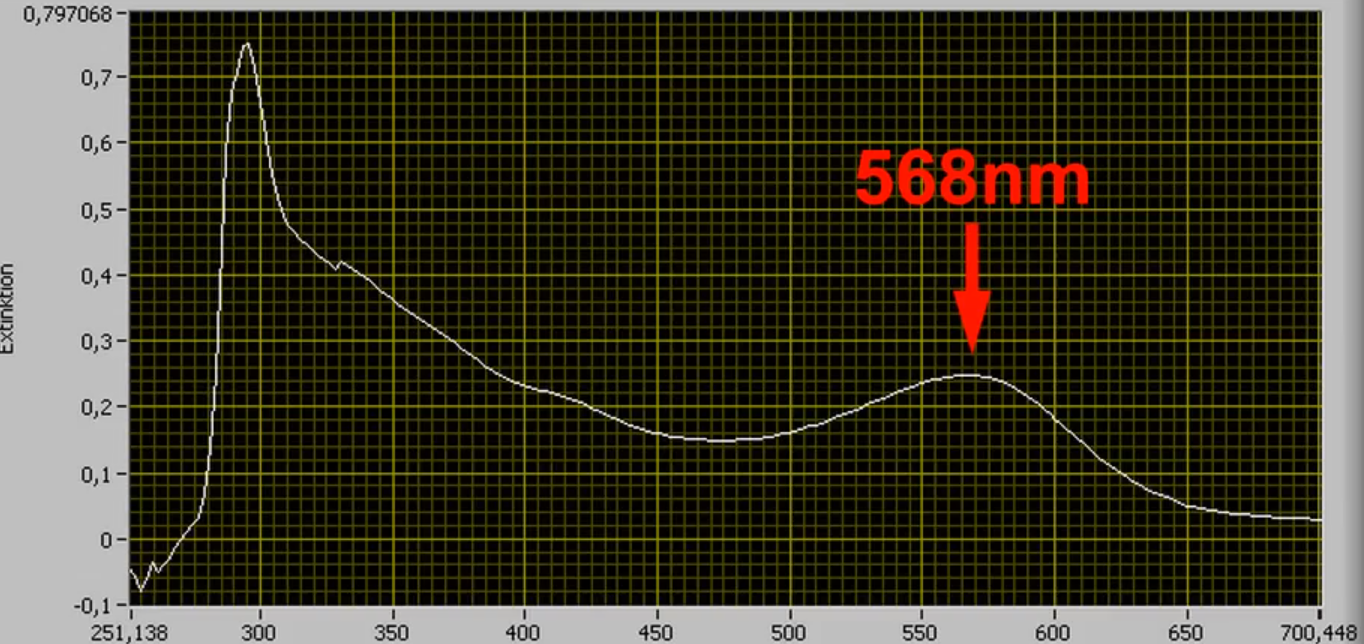
%> input picture Latex/Spektrum.png, 1364 x 644 px
$ octave Dataexport.m   (GNU Octave 9; MATLAB toolbox functions it lacks are replaced by stand-ins)
%> lines starting %> are read from the running program, lines starting %| are printed output that depends on the picture; in (x1, y1, x2, y2) boxes, pixels count from 0 and x2, y2 are one past the last pixel; in counts of white or black regions, pixels touching at a corner belong together; the program's own positions count from 1
% Load image
image = imread('Spektrum.png');
%> image is the input picture: size 644x1364x3 uint8; mean R, G, B 60, 56.4, 40.7

% Convert image to grayscale
gray = rgb2gray(image);
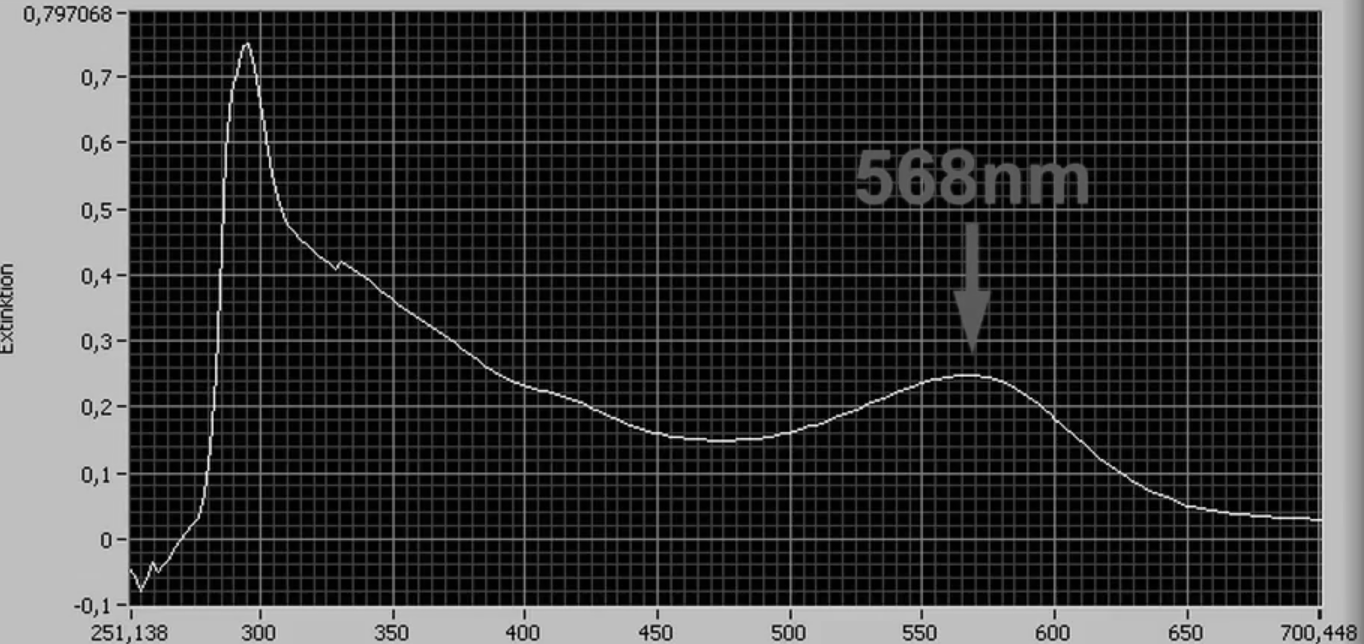
%> gray: size 644x1364 uint8; min 0, max 244, mean 55.7

% Detect edges in the grayscale image
edges = edge(gray, 'Canny');
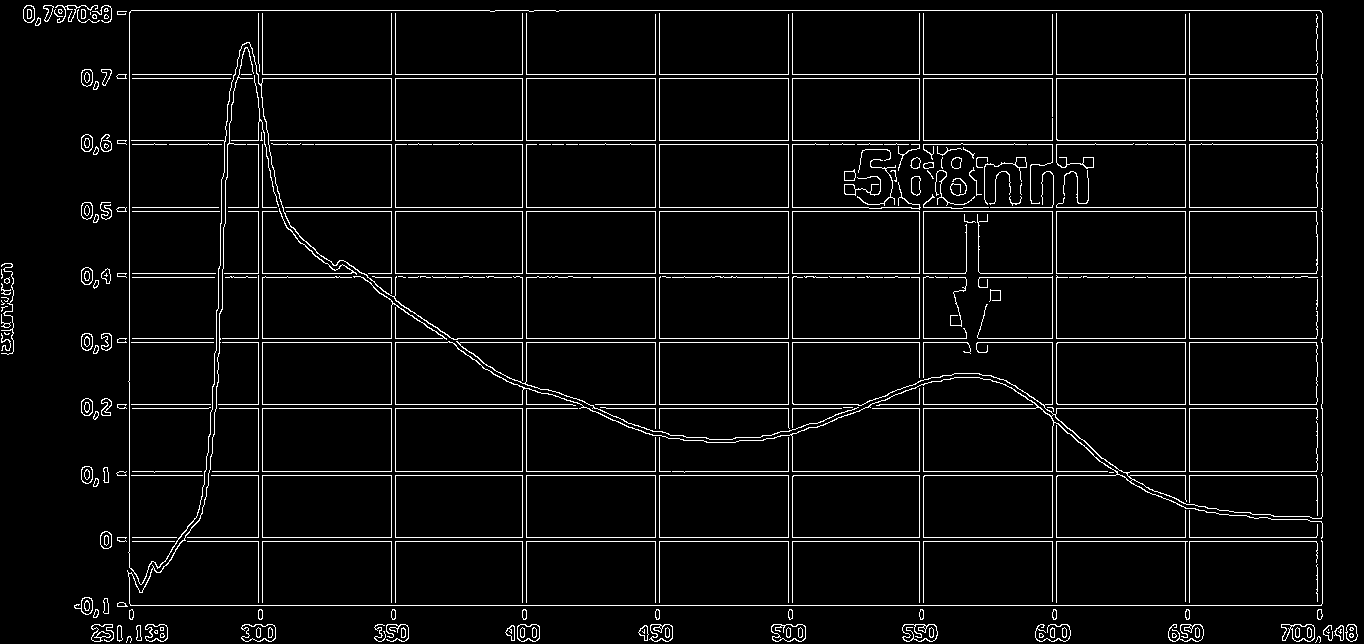
%> edges: size 644x1364 logical; 4.8% white in thin lines or dots

% Find boundaries (contours) in the edge-detected image
[B, L] = bwboundaries(edges, 'noholes');
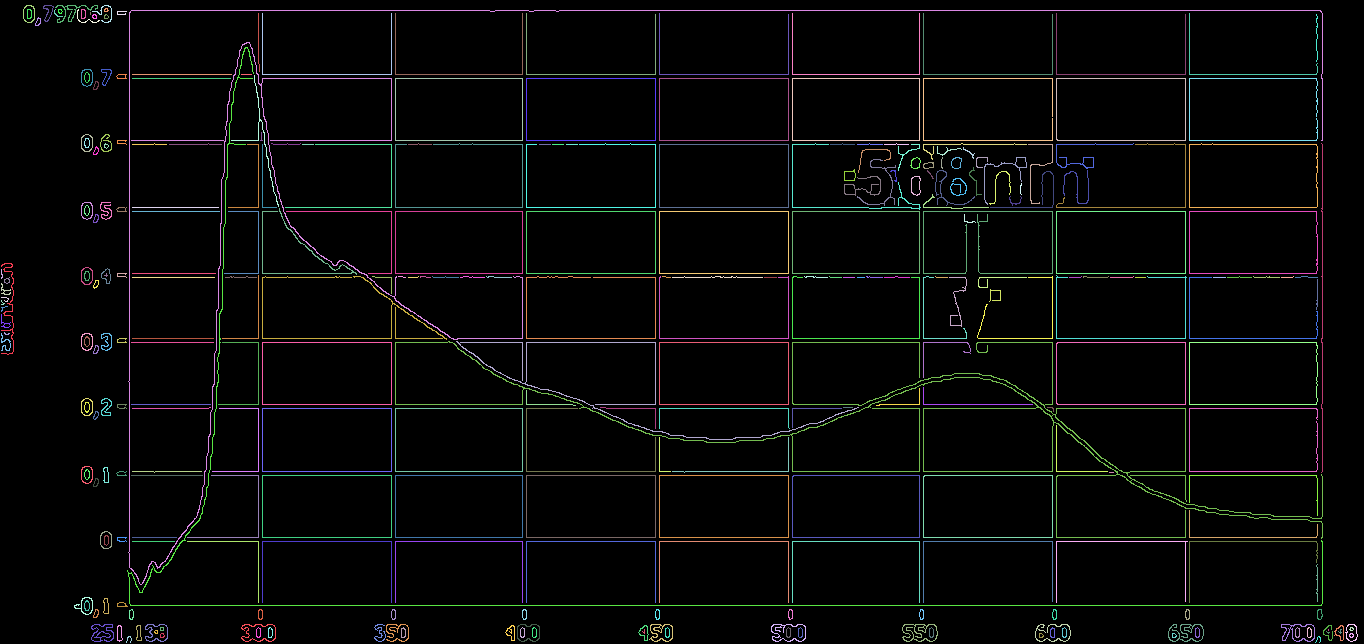
%> L: size 644x1364 double; 307 distinct labels, from 0 to 306; one colour per label, 0 black
%> B = 306 boundaries; largest, box (x1, y1, x2, y2) and points: (128, 10, 1323, 585) 6762, (395, 341, 1323, 539) 5530, (127, 47, 1323, 606) 3865, (456, 341, 859, 440) 1591, (923, 211, 1053, 274) 977

% Find the largest boundary (assumed to be the graph)
max_boundary = max(cellfun(@length, B));
%> max_boundary = 6762
graph_contour = B{find(cellfun(@length, B) == max_boundary)};
%> graph_contour = 6762 rows, first 12: [382 129; 381 130; 380 130; 379 130; 378 130; 377 130; 376 130; 375 130; 374 130; 373 130; 372 130; 371 130]

% Define axis ranges for conversion
x_min = 251.138;
x_max = 700.448;
y_min = -0.1;
y_max = 0.8;

% Get image dimensions
[height, width] = size(gray);
%> height = 644; width = 1364

% Calculate scaling factors
x_scale = (x_max - x_min) / width;
%> x_scale = 0.329
y_scale = (y_max - y_min) / height;
%> y_scale = 0.0014

% Convert pixel coordinates to numerical values
graph_x = x_min + graph_contour(:,2) * x_scale;
%> graph_x = 6762 values, max 686.9 at index 1564, min 293.6 at index 1, mean 401.7
graph_y = y_max - (graph_contour(:,1) * y_scale); % Invert y-values
%> graph_y = 6762 values, max 0.785 at index 372, min -0.0175 at index 3585, mean 0.574

% Display and plot extracted graph
figure;
plot(graph_x, graph_y, 'b', 'LineWidth', 2);
hold on;

% Plot function a*x^4
a = 9.276e-11;
x_vals = linspace(min(graph_x), max(graph_x), 100);
%> x_vals = 100 values from 293.6 to 686.9
y_vals = a * x_vals.^4;
%> y_vals = 100 values from 0.69 to 20.66
plot(x_vals, y_vals, 'r--', 'LineWidth', 2);

xlabel('Wavelength/Lambda (nm)');
ylabel('Absorption');
title('Graph with a*x^4 Overlay');
legend('Extracted Graph', 'a \cdot x^4', 'Location', 'best');
grid on;
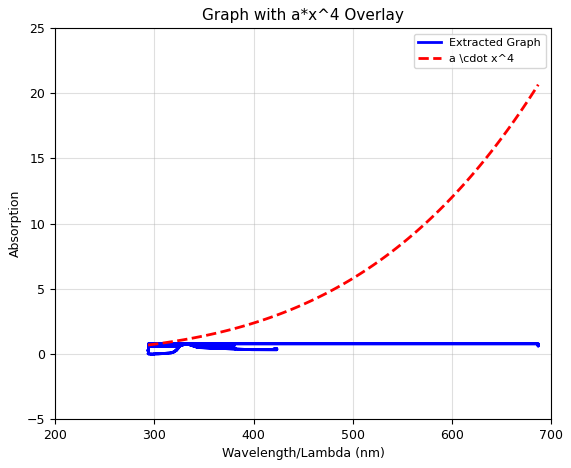
%> figure redrawn from the program's plot data; curve peaks at x = 686.9, y = 20.66

$ run again, with Latex/Data picture.JPG saved as Latex/Spektrum.png
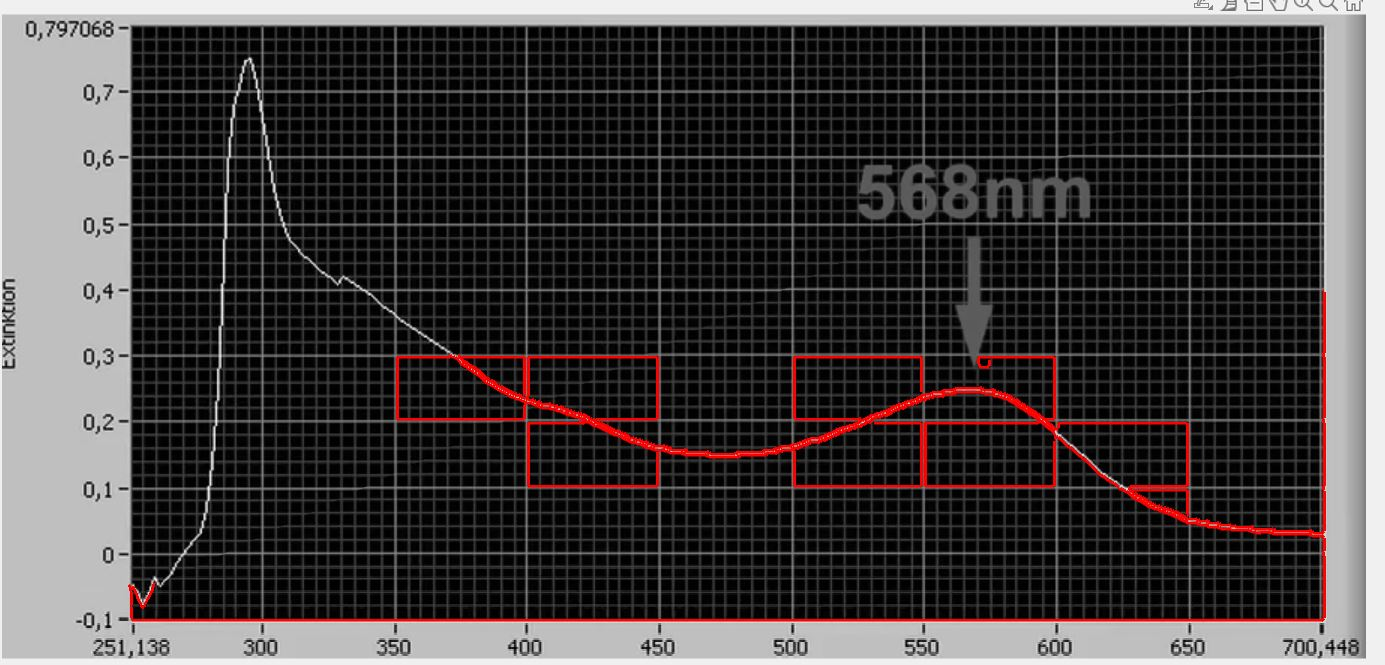
%> input picture Latex/Data picture.JPG, 1385 x 665 px
%> image is the input picture: size 665x1385x3 uint8; mean R, G, B 67.3, 63.1, 63.1
%> edges: size 665x1385 logical; 5.1% white in thin lines or dots
%> `[B, L] = bwboundaries(edges, 'noholes');`:
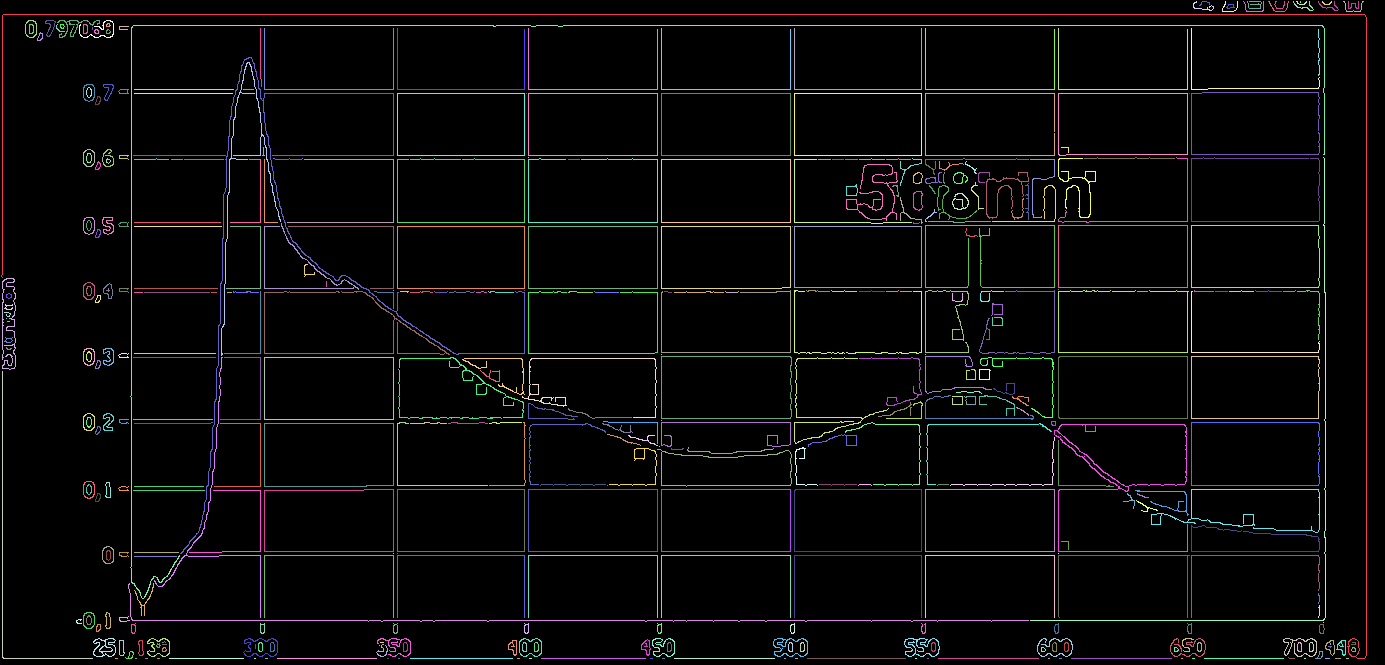
%> L: size 665x1385 double; 422 distinct labels, from 0 to 421; one colour per label, 0 black
%> B = 421 boundaries; largest, box (x1, y1, x2, y2) and points: (1, 14, 1367, 659) 4600, (130, 25, 1325, 599) 3905, (133, 57, 525, 554) 2852, (128, 583, 1029, 622) 1866, (1030, 157, 1326, 621) 1512
%> max_boundary = 4600
%> graph_contour = 4600 rows, first 12: [276 2; 275 3; 274 3; 273 3; 272 3; 271 3; 270 3; 269 3; 268 3; 267 3; 266 3; 265 3]
%> graph_x = 4600 values, max 694.6 at index 1626, min 251.8 at index 1, mean 512.8
%> graph_y = 4600 values, max 0.78 at index 262, min -0.0919 at index 2267, mean 0.625
%> x_vals = 100 values from 251.8 to 694.6
%> y_vals = 100 values from 0.373 to 21.59
%> `grid on;`:
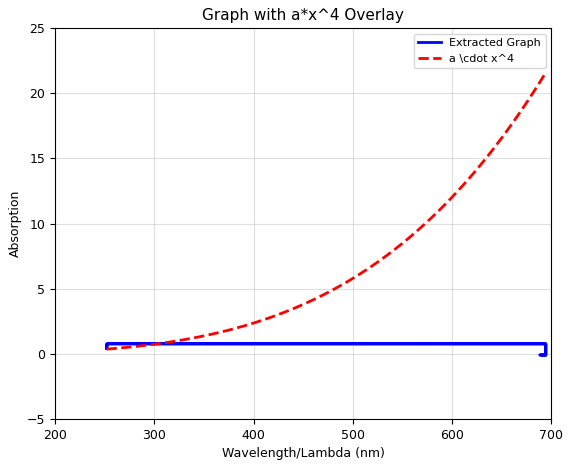
%> figure redrawn from the program's plot data; curve peaks at x = 694.6, y = 21.59
